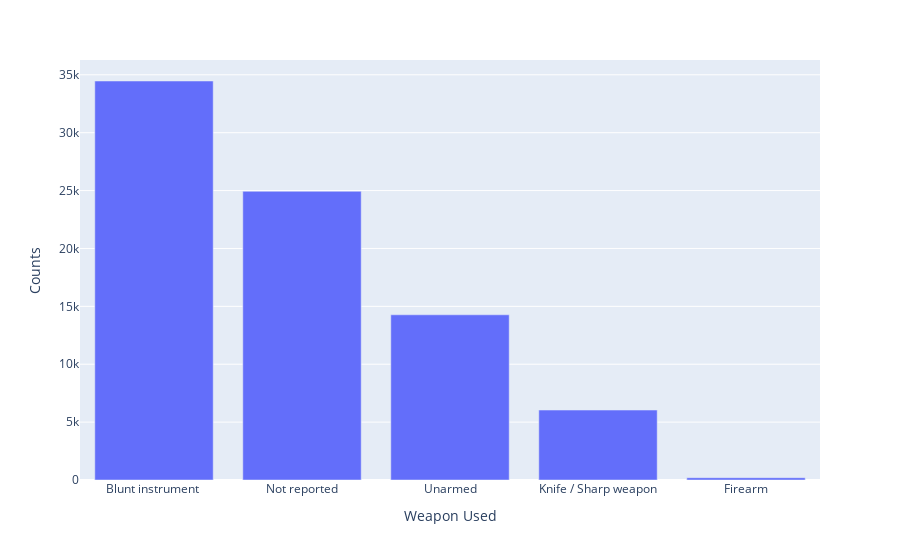

Notebook code cell kept with this figure:
### Markdown cell above
Things to do
* Add data for 2015-2019 years (from Police dataset)
* Look at how crimes decreased/increased against women/men

### Code cell
plot_counts('Weapon Used', 5)

### Figure 1 — Plotly figure (JSON) as saved in the notebook; plotly's stock layout.template omitted (floating-point values rounded to 4 significant figures)
{"data": [{"alignmentgroup": "True", "hovertemplate": "Weapon Used=%{x}<br>Counts=%{y}<extra></extra>", "legendgroup": "", "marker": {"color": "#636efa", "pattern": {"shape": ""}}, "name": "", "offsetgroup": "", "orientation": "v", "showlegend": false, "textposition": "auto", "type": "bar", "x": ["Blunt instrument ", "Not reported", "Unarmed", "Knife / Sharp weapon", "Firearm"], "xaxis": "x", "y": [34465, 24936, 14271, 6041, 196], "yaxis": "y"}], "layout": {"autosize": true, "barmode": "relative", "legend": {"tracegroupgap": 0}, "margin": {"t": 60}, "xaxis": {"anchor": "y", "autorange": true, "domain": [0, 1], "range": [-0.5, 4.5], "title": {"text": "Weapon Used"}, "type": "category"}, "yaxis": {"anchor": "x", "autorange": true, "domain": [0, 1], "range": [0, 36280.0], "title": {"text": "Counts"}, "type": "linear"}}}
